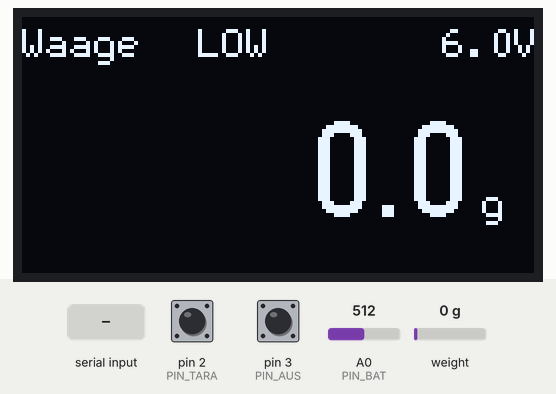
Recording of a sketch running on a simulated Arduino Pro Mini, built with avr-gcc and run on an emulated ATmega328P. Parts: 128×64 one-colour display. The test bench sets the inputs (shaded band); at power-on: pin 3 (PIN_AUS) HIGH, pin 2 (PIN_TARA) HIGH, A0 (PIN_BAT) = 512, weight on the scale 0 g. Sleep ends after the set time or at an interrupt; EEPROM starts erased; what the sketch prints to the serial monitor is not drawn.

Above: at 6.3 s.
6.4 s: "k90\n" received over Serial
At 7.9 s:
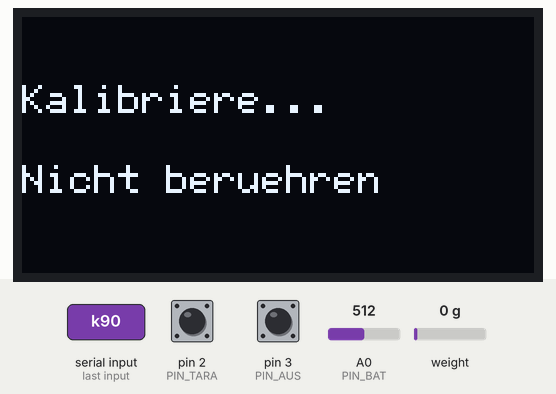
9.4 s: pin 3 (PIN_AUS) pulled LOW for 1 s
At 11.3 s:
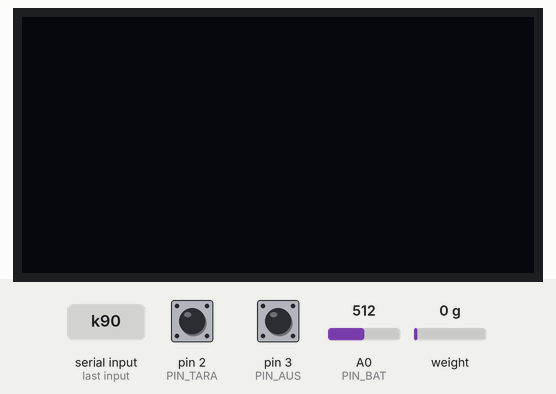
12.1 s: pin 2 (PIN_TARA) pulled LOW for 0.15 s
At 13.6 s:
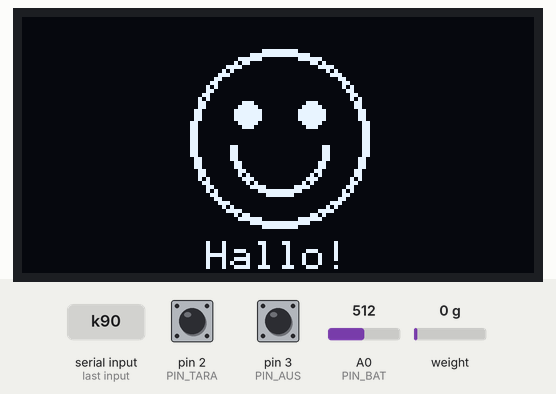
13.8 s: A0 (PIN_BAT) set to 716
16.8 s: weight on the scale set to 100 g
At 18.3 s:
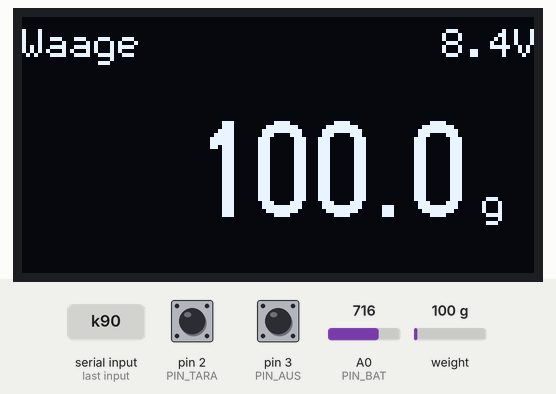
18.7 s: "k90\n" received over Serial
At 21.2 s:
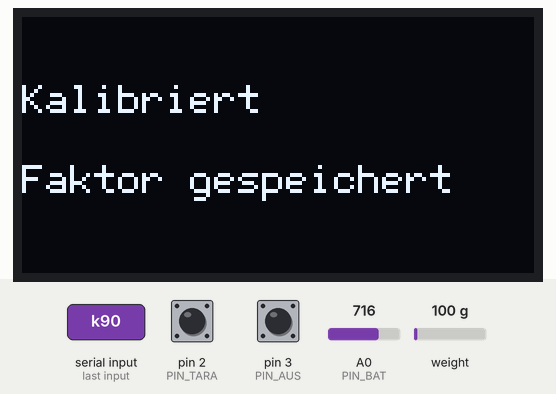
Timing chart, 0 to 22.7 s (numbered marks = the images above; inputs shaded):
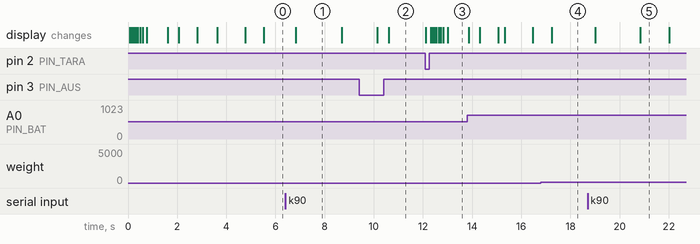

Measured:
- after the input at 6.4 s, the display: changes after 0.43 s (image 1)
- after the input at 9.4 s, the display: first changes after 0.74 s (image 2 shows a later state)
- after the input at 12.1 s, the display: first changes at once (image 3 shows a later state)
- after the input at 16.8 s, the display: changes after 0.44 s (image 4)
- after the input at 18.7 s, the display: first changes after 0.31 s (image 5 shows a later state)
- what the display in image 1 shows lasts 1.9 s, from 6.8 s to 8.7 s

The sketch:

Waage.ino
```cpp
/*
  Waage mit Arduino Pro Mini (ATmega328P, 3,3 V, 8 MHz)
  HX711 + 0,96" OLED SSD1306 (I2C) + 2 Taster
  Versorgung: 9-V-Block -> Spannungsregler -> VCC

  Verdrahtung:
    HX711 DOUT  -> D4
    HX711 SCK   -> D5
    OLED SDA    -> A4
    OLED SCL    -> A5
    Taster An/Tara -> D2 und GND
    Taster Aus     -> D3 und GND
    Batteriemessung: 9V+ -> 1 MOhm -> A0 -> 100 kOhm -> GND
                     zusaetzlich 1-100 nF von A0 nach GND
    Alle GND verbinden

  Serieller Monitor (9600 Baud):
    t      = tarieren
    k500   = kalibrieren mit 500 g Referenzgewicht (Zahl anpassen)
    b9.12  = Batterieanzeige abgleichen (mit Multimeter gemessene Volt)
    f      = aktuelle Kalibrierwerte anzeigen
*/

#include <Wire.h>
#include <U8g2lib.h>
#include <HX711.h>
#include <EEPROM.h>
#include <avr/sleep.h>

// ---------------- Einstellungen ----------------
const byte PIN_HX_DOUT = 4;
const byte PIN_HX_SCK  = 5;
const byte PIN_TARA    = 2;   // muss D2 bleiben (Interrupt zum Aufwecken)
const byte PIN_AUS     = 3;
const byte PIN_BAT     = A0;

const float DEFAULT_FACTOR       = 1000.0f;  // Startwert vor Kalibrierung
const float NULL_BAND_G          = 0.5f;     // unter +-0,5 g wird 0.0 angezeigt
const float FILTER_ALPHA         = 0.3f;     // Glaettung (0..1, kleiner = ruhiger)
const float JUMP_G               = 20.0f;    // grosse Aenderung -> sofort folgen
const unsigned long AUTO_OFF_MS  = 180000UL; // 3 Minuten ohne Aenderung -> aus
const float AUTO_OFF_CHANGE_G    = 2.0f;     // ab dieser Aenderung gilt "Aktivitaet"
const unsigned long DISPLAY_MS   = 200;      // Display-Aktualisierung
const unsigned long BATTERY_MS   = 5000;     // Batteriemessung

// Spannungsteiler: (R1 + R2) / R2 = (1000k + 100k) / 100k = 11
const long DIVIDER_RATIO         = 11;
const uint16_t DEFAULT_VREF_MV   = 1100;     // interne Referenz (ca. +-10 %)
const int LOW_BATTERY_MV         = 6500;     // Warnschwelle 9-V-Block

const int EEPROM_ADDR_MAGIC   = 0;
const int EEPROM_ADDR_FACTOR  = 2;
const int EEPROM_ADDR_VREF    = 6;
const uint16_t EEPROM_MAGIC   = 0xBEEF;

// ---------------- Objekte ----------------
// _1_ = kleiner Seitenpuffer, spart RAM
U8G2_SSD1306_128X64_NONAME_1_HW_I2C oled(U8G2_R0, U8X8_PIN_NONE);
HX711 scale;

// ---------------- Variablen ----------------
float calibrationFactor = DEFAULT_FACTOR;
uint16_t vrefMv = DEFAULT_VREF_MV;

float filteredWeight = 0.0f;
bool filterReady = false;

float activityRefWeight = 0.0f;
unsigned long lastActivityMs = 0;
unsigned long lastHxReadyMs  = 0;
unsigned long lastDisplayMs  = 0;
unsigned long lastBatteryMs  = 0;
int batteryMv = 0;

// Taster (Index 0 = Tara, 1 = Aus)
const byte BTN_COUNT = 2;
const byte btnPins[BTN_COUNT] = { PIN_TARA, PIN_AUS };
bool btnStable[BTN_COUNT] = { HIGH, HIGH };
bool btnLastRead[BTN_COUNT] = { HIGH, HIGH };
unsigned long btnChangedMs[BTN_COUNT] = { 0, 0 };


// ---------------- Taster ----------------
// Liefert genau einmal true, wenn der Taster gedrueckt wird (entprellt).
bool buttonPressed(byte i) {
  bool reading = digitalRead(btnPins[i]);
  unsigned long now = millis();

  if (reading != btnLastRead[i]) {
    btnLastRead[i] = reading;
    btnChangedMs[i] = now;
  }

  if ((now - btnChangedMs[i]) > 30 && reading != btnStable[i]) {
    btnStable[i] = reading;
    if (reading == LOW) {
      return true;
    }
  }
  return false;
}

void waitButtonsReleased() {
  delay(30);
  while (digitalRead(PIN_TARA) == LOW || digitalRead(PIN_AUS) == LOW) {
    delay(10);
  }
  delay(30);
}

void resetButtons() {
  for (byte i = 0; i < BTN_COUNT; i++) {
    btnStable[i] = HIGH;
    btnLastRead[i] = HIGH;
    btnChangedMs[i] = millis();
  }
}


// ---------------- EEPROM ----------------
void loadSettings() {
  uint16_t magic;
  float f;
  uint16_t v;

  EEPROM.get(EEPROM_ADDR_MAGIC, magic);
  EEPROM.get(EEPROM_ADDR_FACTOR, f);
  EEPROM.get(EEPROM_ADDR_VREF, v);

  if (magic != EEPROM_MAGIC) {
    calibrationFactor = DEFAULT_FACTOR;
    vrefMv = DEFAULT_VREF_MV;
    return;
  }

  if (isnan(f) || f == 0.0f) {
    calibrationFactor = DEFAULT_FACTOR;
  } else {
    calibrationFactor = f;
  }

  if (v < 900 || v > 1300) {
    vrefMv = DEFAULT_VREF_MV;
  } else {
    vrefMv = v;
  }
}

void saveSettings() {
  EEPROM.put(EEPROM_ADDR_MAGIC, EEPROM_MAGIC);
  EEPROM.put(EEPROM_ADDR_FACTOR, calibrationFactor);
  EEPROM.put(EEPROM_ADDR_VREF, vrefMv);
}


// ---------------- Batterie ----------------
// Erste Messungen nach Umschalten der Referenz verwerfen.
void settleAdc() {
  for (byte i = 0; i < 5; i++) {
    analogRead(PIN_BAT);
    delay(2);
  }
}

// Misst die 9-V-Batterie ueber den Spannungsteiler an A0.
int readBatteryMv() {
  long sum = 0;
  for (byte i = 0; i < 8; i++) {
    sum += analogRead(PIN_BAT);
    delay(1);
  }
  long adc = sum / 8;
  return (int)(adc * (long)vrefMv * DIVIDER_RATIO / 1023L);
}


// ---------------- Display ----------------
void showMessage(const char* line1, const char* line2 = "") {
  oled.firstPage();
  do {
    oled.setFont(u8g2_font_6x12_tf);
    oled.drawStr(0, 24, line1);
    oled.drawStr(0, 44, line2);
  } while (oled.nextPage());
}

// Smiley zeichnen
// r = Groesse des Gesichts, details = Augen/Mund/Text, wink = rechtes Auge zu
void drawSmiley(byte r, bool details, bool wink) {
  oled.firstPage();
  do {
    // Gesicht (doppelte Linie, damit es kraeftiger aussieht)
    oled.drawCircle(64, 30, r);
    if (r > 1) {
      oled.drawCircle(64, 30, r - 1);
    }

    if (details) {
      // Linkes Auge
      oled.drawDisc(56, 24, 3);

      // Rechtes Auge: offen oder zwinkernd
      if (wink) {
        oled.drawHLine(69, 24, 7);
        oled.drawHLine(69, 25, 7);
      } else {
        oled.drawDisc(72, 24, 3);
      }

      // Laechelnder Mund (untere Haelfte eines Kreises)
      oled.drawCircle(64, 32, 12, U8G2_DRAW_LOWER_LEFT | U8G2_DRAW_LOWER_RIGHT);
      oled.drawCircle(64, 32, 11, U8G2_DRAW_LOWER_LEFT | U8G2_DRAW_LOWER_RIGHT);

      // Text
      oled.setFont(u8g2_font_6x12_tf);
      oled.drawStr(46, 63, "Hallo!");
    }
  } while (oled.nextPage());
}

// Kleine Boot-Animation
void showBootSmiley() {
  // Gesicht waechst
  for (byte r = 4; r <= 22; r += 3) {
    drawSmiley(r, false, false);
    delay(30);
  }

  // Laecheln
  drawSmiley(22, true, false);
  delay(700);

  // Zwinkern
  drawSmiley(22, true, true);
  delay(300);

  // Wieder offen
  drawSmiley(22, true, false);
  delay(600);
}

void showWeight(float weight) {
  if (fabs(weight) < NULL_BAND_G) {
    weight = 0.0f;
  }

  char num[16];
  dtostrf(weight, 1, 1, num);

  char bat[10];
  snprintf(bat, sizeof(bat), "%d.%dV",
           batteryMv / 1000, (batteryMv % 1000) / 100);

  oled.firstPage();
  do {
    // Kopfzeile
    oled.setFont(u8g2_font_6x12_tf);
    oled.drawStr(0, 10, "Waage");
    if (batteryMv > 0 && batteryMv < LOW_BATTERY_MV) {
      oled.drawStr(44, 10, "LOW");
    }
    oled.drawStr(128 - oled.getStrWidth(bat), 10, bat);

    // Gewicht rechtsbuendig
    oled.setFont(u8g2_font_logisoso24_tn);
    int x = 110 - oled.getStrWidth(num);
    if (x < 0) {
      x = 0;
    }
    oled.drawStr(x, 50, num);

    // Einheit
    oled.setFont(u8g2_font_6x12_tf);
    oled.drawStr(115, 50, "g");
  } while (oled.nextPage());
}


// ---------------- Waage ----------------
void doTare() {
  showMessage("Tariere...", "Nicht beruehren");

  if (scale.wait_ready_timeout(1000)) {
    scale.tare(10);
    filterReady = false;
    showMessage("Tara gesetzt");
    Serial.println(F("Tara gesetzt."));
  } else {
    showMessage("HX711 Fehler", "Anschluss pruefen");
    Serial.println(F("HX711 antwortet nicht."));
  }

  delay(400);
  lastActivityMs = millis();
  lastHxReadyMs = millis();
}

void readScale() {
  if (!scale.is_ready()) {
    return;
  }

  float raw = scale.get_units(1);
  lastHxReadyMs = millis();

  if (!filterReady) {
    filteredWeight = raw;
    activityRefWeight = raw;
    filterReady = true;
  } else if (fabs(raw - filteredWeight) > JUMP_G) {
    filteredWeight = raw;   // grosse Aenderung: sofort uebernehmen
  } else {
    filteredWeight += FILTER_ALPHA * (raw - filteredWeight);
  }

  // Aktivitaet fuer Auto-Aus erkennen
  if (fabs(filteredWeight - activityRefWeight) > AUTO_OFF_CHANGE_G) {
    activityRefWeight = filteredWeight;
    lastActivityMs = millis();
  }
}


// ---------------- Serielle Befehle ----------------
void handleSerial() {
  if (!Serial.available()) {
    return;
  }

  char c = Serial.read();

  if (c == 't' || c == 'T') {
    doTare();
  }
  else if (c == 'k' || c == 'K') {
    float grams = Serial.parseFloat();
    if (grams <= 0.0f) {
      Serial.println(F("Beispiel: k500  (fuer 500 g Referenzgewicht)"));
      return;
    }

    showMessage("Kalibriere...", "Nicht beruehren");
    Serial.println(F("Kalibriere..."));

    if (!scale.wait_ready_timeout(1000)) {
      Serial.println(F("HX711 antwortet nicht."));
      return;
    }

    float value = scale.get_value(15);
    float newFactor = value / grams;

    if (newFactor == 0.0f || isnan(newFactor)) {
      Serial.println(F("Fehler: Erst ohne Gewicht tarieren (t), dann Gewicht auflegen."));
      return;
    }

    calibrationFactor = newFactor;
    scale.set_scale(calibrationFactor);
    saveSettings();
    filterReady = false;

    Serial.print(F("Neuer Faktor gespeichert: "));
    Serial.println(calibrationFactor, 4);
    showMessage("Kalibriert", "Faktor gespeichert");
    delay(800);
    lastActivityMs = millis();
  }
  else if (c == 'b' || c == 'B') {
    float volts = Serial.parseFloat();
    if (volts < 3.0f || volts > 12.0f) {
      Serial.println(F("Beispiel: b9.12  (mit Multimeter gemessene Batteriespannung)"));
      return;
    }

    int shownMv = readBatteryMv();
    if (shownMv <= 0) {
      Serial.println(F("Fehler: Keine Spannung an A0. Spannungsteiler pruefen."));
      return;
    }

    long newVref = (long)vrefMv * (long)(volts * 1000.0f) / shownMv;
    if (newVref < 900 || newVref > 1300) {
      Serial.println(F("Fehler: Wert unplausibel. Spannungsteiler pruefen."));
      return;
    }

    vrefMv = (uint16_t)newVref;
    saveSettings();
    batteryMv = readBatteryMv();

    Serial.print(F("Batterieabgleich gespeichert. Vref = "));
    Serial.print(vrefMv);
    Serial.println(F(" mV"));
  }
  else if (c == 'f' || c == 'F') {
    Serial.print(F("Waagenfaktor: "));
    Serial.println(calibrationFactor, 4);
    Serial.print(F("Vref: "));
    Serial.print(vrefMv);
    Serial.println(F(" mV"));
    Serial.print(F("Batterie: "));
    Serial.print(readBatteryMv());
    Serial.println(F(" mV"));
  }
}


// ---------------- Schlafmodus ----------------
void wakeISR() {
  // Sofort abmelden, sonst feuert der LOW-Interrupt dauernd.
  detachInterrupt(digitalPinToInterrupt(PIN_TARA));
}

void goToSleep() {
  showMessage("Aus");
  delay(400);
  waitButtonsReleased();

  Serial.println(F("Schlafmodus."));
  Serial.flush();

  scale.power_down();
  oled.setPowerSave(1);

  byte oldAdcsra = ADCSRA;
  ADCSRA = 0;   // ADC aus

  set_sleep_mode(SLEEP_MODE_PWR_DOWN);
  noInterrupts();
  sleep_enable();
  attachInterrupt(digitalPinToInterrupt(PIN_TARA), wakeISR, LOW);
  sleep_bod_disable();
  interrupts();
  sleep_cpu();

  // ---- Hier geht es nach dem Aufwecken weiter ----
  sleep_disable();
  ADCSRA = oldAdcsra;
  settleAdc();

  oled.setPowerSave(0);
  scale.power_up();

  waitButtonsReleased();
  resetButtons();

  showBootSmiley();    // Smiley auch beim Aufwecken
  showMessage("Waage startet...");

  batteryMv = readBatteryMv();
  lastBatteryMs = millis();

  doTare();            // "An" = einschalten + tarieren
}


// ---------------- Setup / Loop ----------------
void setup() {
  pinMode(PIN_TARA, INPUT_PULLUP);
  pinMode(PIN_AUS, INPUT_PULLUP);

  Serial.begin(9600);

  // Interne 1,1-V-Referenz: unabhaengig von der Reglerspannung
  analogReference(INTERNAL);
  settleAdc();

  oled.setBusClock(400000);
  oled.begin();

  showBootSmiley();    // Smiley beim Einschalten
  showMessage("Waage startet...");

  loadSettings();

  scale.begin(PIN_HX_DOUT, PIN_HX_SCK);
  scale.set_scale(calibrationFactor);

  batteryMv = readBatteryMv();
  lastBatteryMs = millis();

  Serial.println(F("Waage bereit."));
  Serial.println(F("Befehle: t = Tara, k500 = Kalibrieren, b9.12 = Batterieabgleich, f = Werte"));
  Serial.print(F("Batterie: "));
  Serial.print(batteryMv);
  Serial.println(F(" mV"));

  delay(500);
  doTare();
  resetButtons();
}

void loop() {
  handleSerial();

  // Aus-Taster
  if (buttonPressed(1)) {
    goToSleep();
    return;
  }

  // Tara-Taster
  if (buttonPressed(0)) {
    doTare();
  }

  readScale();

  unsigned long now = millis();

  // Batterie gelegentlich messen
  if (now - lastBatteryMs >= BATTERY_MS) {
    batteryMv = readBatteryMv();
    lastBatteryMs = now;
  }

  // Display aktualisieren
  if (now - lastDisplayMs >= DISPLAY_MS) {
    lastDisplayMs = now;

    if (now - lastHxReadyMs > 1500) {
      showMessage("HX711 Fehler", "Anschluss pruefen");
    } else if (filterReady) {
      showWeight(filteredWeight);
    }
  }

  // Automatisch ausschalten
  if (now - lastActivityMs > AUTO_OFF_MS) {
    goToSleep();
  }
}
```
